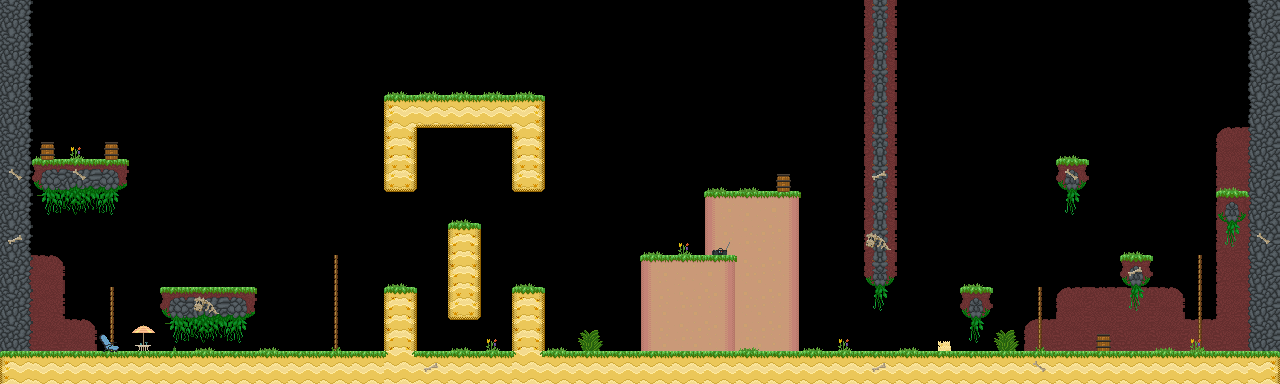

This game map was drawn from its Tiled (.tmx) file and the tilesets committed beside it. A one-line description and the trimmed map source follow:
An orthogonal 40x12 tile map with 32x32 px tiles, 4 tile layers (background, main, foreground, hidden), 5 tilesets and 64 objects (20x veggie, 12x spike, 5x teleport, 4x treetop_palm, start, ...).

<map version="1.5" tiledversion="1.7.2" orientation="orthogonal" renderorder="right-down" width="40" height="12" tilewidth="32" tileheight="32" infinite="0" nextlayerid="11" nextobjectid="65">
 <properties>
  <property name="hints" value="" />
  <property name="time_to_beat" value="14" />
 </properties>
 <tileset firstgid="1" name="grass_level" tilewidth="32" tileheight="32" tilecount="153" columns="17">
  <image source="../../sprites/tilesets/34tile.png" width="544" height="306" />
 </tileset>
 <tileset firstgid="154" name="object_tilemap_32" tilewidth="32" tileheight="32" tilecount="25" columns="5">
  <image source="../../sprites/tilesets/object_tilemap_32.png" width="160" height="160" />
  <tile id="0">
   <properties>
    <property name="item_no" value="5" />
    <property name="type" value="costume_head" />
   </properties>
  </tile>
  <tile id="1">
   <properties>
    <property name="spawn" value="spawn" />
   </properties>
  </tile>
  <tile id="2">
   <properties>
    <property name="goal" value="goal" />
   </properties>
  </tile>
  <tile id="3">
   <properties>
    <property name="name" value="pig" />
   </properties>
  </tile>
  <tile id="4">
   <properties>
    <property name="direction" value="left" />
    <property name="name" value="walking_enemy" />
   </properties>
  </tile>
 </tileset>
 <tileset firstgid="179" name="object_tilemap_16" tilewidth="16" tileheight="16" tilecount="12" columns="4">
  <image source="../../sprites/tilesets/object_tilemap_16.png" width="64" height="48" />
 </tileset>
 <tileset firstgid="191" name="treetops_big_96" tilewidth="96" tileheight="64" tilecount="2" columns="2">
  <image source="../../sprites/objects/scenery/treetops_big_96.png" trans="ff00ff" width="192" height="64" />
 </tileset>
 <tileset firstgid="193" name="34tile_beach_temp" tilewidth="33" tileheight="33" spacing="1" margin="1" tilecount="189" columns="21">
  <image source="../../sprites/tilesets/34tile_beach_temp.png" width="714" height="306" />
 </tileset>
 <layer id="1" name="background" width="40" height="12">
  <properties>
   <property name="background" value="background" />
  </properties>
  <data>[480 cells, 339 non-empty, 16 distinct tile ids]</data>
 </layer>
 <layer id="2" name="main" width="40" height="12">
  <data>[480 cells, 336 non-empty, 33 distinct tile ids]</data>
 </layer>
 <layer id="3" name="foreground" width="40" height="12">
  <properties>
   <property name="foreground" value="foreground" />
  </properties>
  <data>[480 cells, 247 non-empty, 12 distinct tile ids]</data>
 </layer>
 <layer id="4" name="hidden" width="40" height="12">
  <data>[480 cells, 0 non-empty, 0 distinct tile ids]</data>
 </layer>
 <objectgroup color="#e70000" id="5" name="hard-blocks">
  <object id="1" x="0" y="0" width="32" height="352" />
  <object id="2" x="0" y="352" width="1280" height="32" />
  <object id="3" x="1248" y="0" width="32" height="352" />
  <object id="4" x="1216" y="192" width="32" height="32" />
  <object id="5" x="1120" y="256" width="32" height="32" />
  <object id="6" x="1056" y="160" width="32" height="32" />
  <object id="7" x="960" y="288" width="32" height="32" />
  <object id="8" x="864" y="0" width="32" height="288" />
  <object id="9" x="32" y="160" width="96" height="32" />
  <object id="10" x="160" y="288" width="96" height="32" />
 </objectgroup>
 <objectgroup color="#0055ff" id="6" name="soft-blocks">
  <object id="11" x="640" y="256" width="96" height="32" />
  <object id="12" x="704" y="192" width="96" height="32" />
 </objectgroup>
 <objectgroup id="7" name="objects-32px">
  <object id="13" name="teleport" gid="161" x="32" y="352" width="32" height="32">
   <properties>
    <property name="newX" value="32" />
    <property name="newY" value="96" />
   </properties>
  </object>
  <object id="14" name="start" gid="155" x="64" y="352" width="32" height="32">
   <properties>
    <property name="direction" value="right" />
    <property name="health" value="100" />
   </properties>
  </object>
  <object id="15" name="teleport" gid="161" x="288" y="352" width="32" height="32">
   <properties>
    <property name="newX" value="32" />
    <property name="newY" value="288" />
   </properties>
  </object>
  <object id="16" name="teleport" gid="161" x="864" y="352" width="32" height="32">
   <properties>
    <property name="newX" value="608" />
    <property name="newY" value="288" />
   </properties>
  </object>
  <object id="17" name="teleport" gid="161" x="1216" y="352" width="32" height="32">
   <properties>
    <property name="newX" value="864" />
    <property name="newY" value="288" />
   </properties>
  </object>
  <object id="18" name="teleport" gid="161" x="1056" y="352" width="32" height="32">
   <properties>
    <property name="newX" value="384" />
    <property name="newY" value="32" />
   </properties>
  </object>
  <object id="19" name="door" gid="165" x="1056" y="352" width="32" height="32">
   <properties>
    <property name="color" value="yellow" />
   </properties>
  </object>
  <object id="20" name="key" gid="183" x="71" y="153" width="16" height="16">
   <properties>
    <property name="color" value="yellow" />
   </properties>
  </object>
  <object id="21" name="chest" gid="154" x="448" y="96" width="32" height="32">
   <properties>
    <property name="item_no" value="6" />
    <property name="type" value="costume_leg" />
   </properties>
  </object>
  <object id="22" name="goal" gid="156" x="928" y="128" width="32" height="32" />
 </objectgroup>
 <objectgroup id="8" name="objects-16px">
  <object id="23" name="veggie" gid="190" x="967" y="344" width="16" height="16" />
  <object id="24" name="veggie" gid="190" x="1127" y="345" width="16" height="16" />
  <object id="25" name="veggie" gid="190" x="967" y="278" width="16" height="16" />
  <object id="26" name="veggie" gid="190" x="1128" y="247" width="16" height="16" />
  <object id="27" name="veggie" gid="190" x="1062" y="153" width="16" height="16" />
  <object id="28" name="veggie" gid="190" x="649" y="344" width="16" height="16" />
  <object id="29" name="veggie" gid="190" x="712" y="344" width="16" height="16" />
  <object id="30" name="veggie" gid="190" x="775" y="344" width="16" height="16" />
  <object id="31" name="veggie" gid="190" x="680" y="251" width="16" height="16" />
  <object id="32" name="veggie" gid="190" x="744" y="183" width="16" height="16" />
  <object id="33" name="veggie" gid="190" x="841" y="120" width="16" height="16" />
  <object id="34" name="veggie" gid="190" x="841" y="219" width="16" height="16" />
  <object id="35" name="veggie" gid="190" x="418" y="179" width="16" height="16" />
  <object id="36" name="veggie" gid="190" x="492" y="177" width="16" height="16" />
  <object id="37" name="veggie" gid="190" x="425" y="343" width="16" height="16" />
  <object id="38" name="veggie" gid="190" x="487" y="343" width="16" height="16" />
  <object id="39" name="veggie" gid="190" x="178" y="284" width="16" height="16" />
  <object id="40" name="veggie" gid="190" x="224" y="283" width="16" height="16" />
  <object id="41" name="veggie" gid="190" x="178" y="343" width="16" height="16" />
  <object id="42" name="veggie" gid="190" x="223" y="343" width="16" height="16" />
  <object id="43" name="spike" gid="186" x="413" y="143" width="16" height="16" />
  <object id="44" name="spike" gid="186" x="438" y="141" width="16" height="16" />
  <object id="45" name="spike" gid="186" x="502" y="144" width="16" height="16" />
  <object id="46" name="spike" gid="186" x="474" y="140" width="16" height="16" />
  <object id="47" name="spike" gid="186" x="200" y="294" width="16" height="16" />
  <object id="48" name="spike" gid="186" x="1108" y="279" width="16" height="16" />
  </objectgroup>
 <objectgroup id="9" name="treetop_big" />
 <objectgroup color="#00aa00" id="10" name="sand-blocks">
  <!-- 6 objects omitted --></objectgroup>
</map>
<!-- 16 of 64 objects omitted -->
